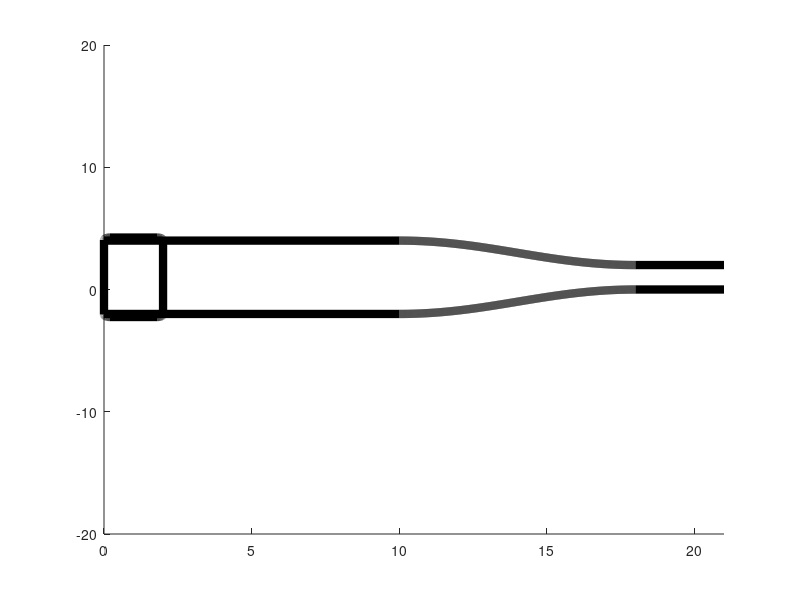

The MATLAB script that drew this image:
function draw_road()
    figure;
    hold on;
    al=10;
    bl=3;
    cl=8;
    ay1=-2;
    ay2=4;
    by1=0;
    by2=2;
    ap1=[al,ay1];
    ap2=[al,ay2];
    bp1=[al+cl,by1];
    bp2=[al+cl,by2];
    rectangle('Position',[0 -2.25 2 abs(ay2)+abs(ay1)+0.5],'Curvature',0.2,'LineWidth',6);
    axis([0,(al+cl+bl),-20,20])
    plot([0,al], [ay1,ay1],'k','LineWidth',6);
    plot([0,al], [ay2,ay2],'k','LineWidth',6);
    plot([al+cl,al+cl+bl], [by1,by1],'k','LineWidth',6);
    plot([al+cl,al+cl+bl], [by2,by2],'k','LineWidth',6);
    bezier3(ap2, ap2+[3,0], bp2-[3,0], bp2);
    bezier3(ap1, ap1+[3,0], bp1-[3,0], bp1);
end
function bezier3(p0,p1,p2,p3) 
    t=0:0.001:1;  
    x=(1-t).^3*p0(1)+3*t.*(1-t).^2*p1(1)+3*t.^2.*(1-t)*p2(1)+t.^3*p3(1);
    y=(1-t).^3*p0(2)+3*t.*(1-t).^2*p1(2)+3*t.^2.*(1-t)*p2(2)+t.^3*p3(2);
    %plot([p0(1) p1(1) p2(1) p3(1)],[p0(2) p1(2) p2(2) p3(2)],'r'); 
    plot(x,y,'k','LineWidth',6); 
end
